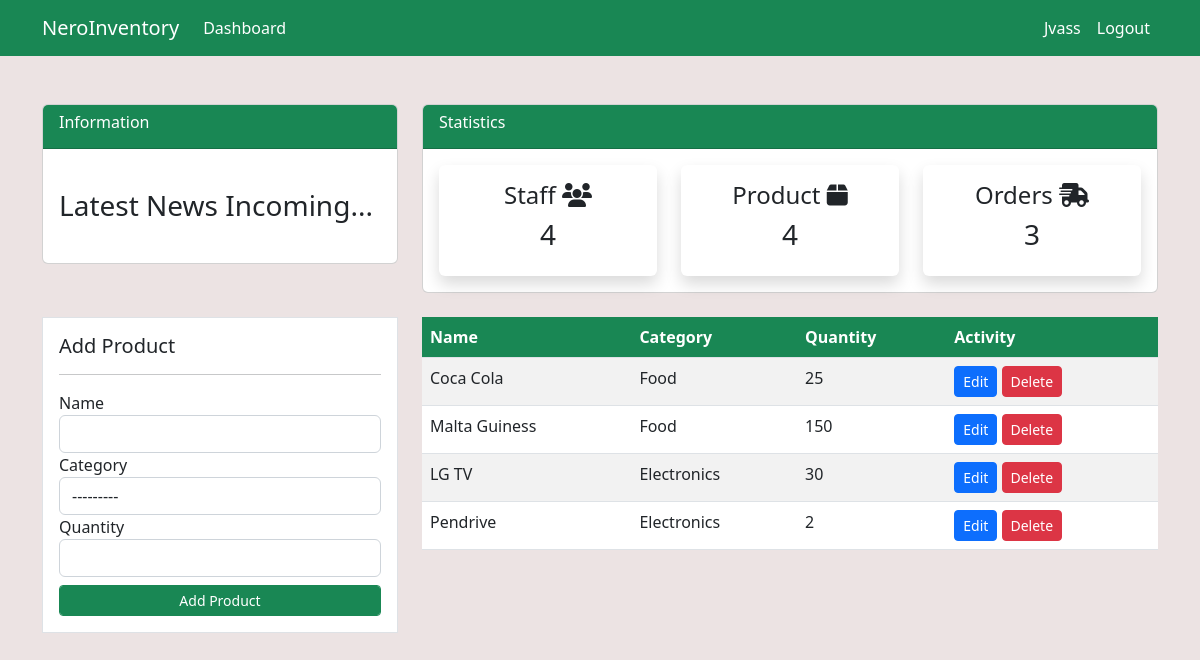
The page /products/ (signed in) on the database its author committed.
### dashboard/models.py (models this page shows, shortened)
class Product(models.Model):
    name=models.CharField(max_length=255,null=True,blank=True)
    category=models.CharField(max_length=255,choices=Category,null=True,blank=True)
    quantity=models.PositiveBigIntegerField(null=True,blank=True)
    class Meta:
        verbose_name_plural="Product"

### dashboard/views.py (the view)
# urls.py: path('products/', views.products,name='dashboard-products'),
@login_required
def products(request):
    items = Product.objects.all()
    items_count=Product.objects.all().count()
    orders_count = Order.objects.all().count()
    workers_count = User.objects.all().count()
    if request.method=='POST':
        form = ProductForm(request.POST)
        if form.is_valid():
            form.save()
            product_name = form.cleaned_data.get('name')
            messages.success(request,f'{product_name} has been added')
            return redirect('dashboard-products')
    else:
        form = ProductForm()
    context={
        'items':items,
        'items_count':items_count,
        'form':form,
        'workers_count':workers_count,
        'orders_count':orders_count
    }
    return render(request,'dashboard/products.html',context)

### dashboard/forms.py
class ProductForm(forms.ModelForm):
    class Meta:
        model=Product
        fields= ['name','category','quantity']

### templates/dashboard/products.html (shortened to what this page needs)
{% extends 'partials/_base.html' %}
{% load crispy_forms_tags %}
{% block content %}
{% include 'partials/_topbar.html' %}
<div class="container my-4">
  <div class="row">
    <div class="col-md-4">
      <div class="border p-3 bg-white">
        <h5 class="text-dark">Add Product</h5>
        <hr />
        <form method="POST">
          {{form | crispy}}
          <input
            type="submit"
            class="btn btn-success btn-sm mt-2 form-control form-control-sm"
            value="Add Product"
          />
        </form>
      </div>
    </div>
    <div class="col-md-8">
      <table class="table table-striped bg-white 5">
        <thead class="bg-success text-white">
          <tr>
            <th scope="col">Name</th>
            <th scope="col">Category</th>
            <th scope="col">Quantity</th>
            <th scope="col">Activity</th>
          </tr>
        </thead>
        <tbody>
          {% for item in items %}
          <tr>
            <td scope="row">{{item.name}}</td>
            <td>{{item.category}}</td>
            <td>{{item.quantity}}</td>
            <td>
              <a
                href="{% url 'dashboard-products-update' item.id %}"
                class="btn btn-primary btn-sm"
                >Edit</a
              >
              <a
                href="{% url 'dashboard-products-delete' item.id %}"
                class="btn btn-danger btn-sm"
                >Delete</a
              >
            </td>
          </tr>
          {% endfor %}
        </tbody>
      </table>
    </div>
  </div>
</div>
{% endblock content %}

### templates/partials/_nav.html (shortened to what this page needs)
<nav class="navbar navbar-expand-lg bg-success">
  {% if user.is_authenticated %}
  <div class="container">
    <a class="navbar-brand text-white" href="{% url 'dashboard-index' %}"
      >NeroInventory</a
    >
    <div class="collapse navbar-collapse" id="navbarSupportedContent">
      <ul class="navbar-nav me-auto mb-2 mb-lg-0">
        <li class="nav-item">
          <a
            class="nav-link active text-white"
            aria-current="page"
            href="{% url 'dashboard-index' %}"
            >Dashboard</a
          >
        </li>
      </ul>
      <ul class="navbar-nav mr-auto mr-auto mb-2 mb-lg-0">
        <li class="nav-item">
          <a
            class="nav-link active text-white text-capitalize"
            aria-current="page"
            href="{% url 'user-profile' %}"
            >{{user.username}}</a
          >
        </li>
        <li class="nav-item">
          <a class="nav-link text-white" href="{% url 'user-logout' %}"
            >Logout</a
          >
        </li>
      </ul>
      {% endif %}
    </div>
  </div>
</nav>

### static/css/main.css (style rules this page uses)
body { background: rgb(236, 227, 227); }

### rows shown on the page
Product: name "Coca Cola", category "Food", quantity "25"
Product: name "Malta Guiness", category "Food", quantity "150"
Product: name "LG TV", category "Electronics", quantity "30"
Product: name "Pendrive", category "Electronics", quantity "2"

### other values the page prints
{{ user.username }} "Jvass"
{{ workers_count }} "4"
{{ items_count }} "4"
{{ orders_count }} "3"
